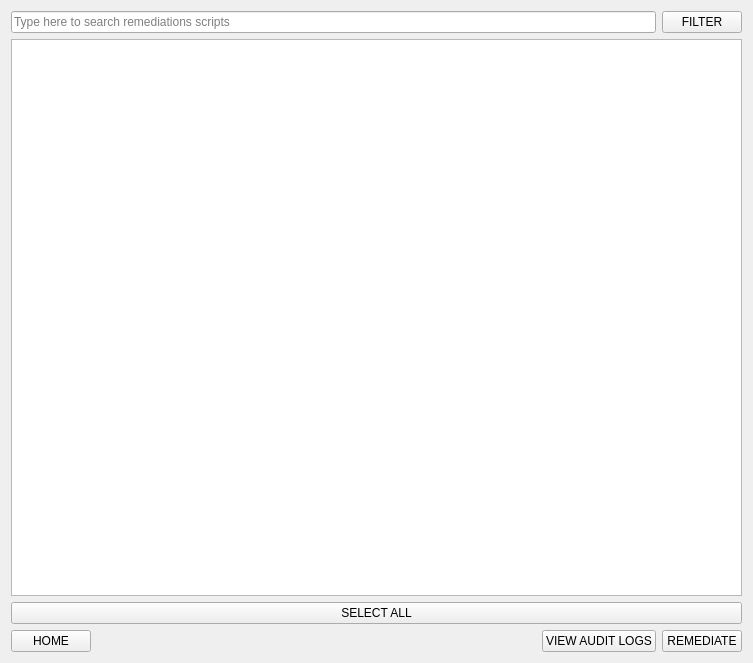
<?xml version="1.0" encoding="UTF-8"?>
<ui version="4.0">
 <class>remediation_select_page</class>
 <widget class="QWidget" name="remediation_select_page">
  <property name="geometry">
   <rect>
    <x>0</x>
    <y>0</y>
    <width>753</width>
    <height>663</height>
   </rect>
  </property>
  <property name="windowTitle">
   <string>Form</string>
  </property>
  <layout class="QVBoxLayout" name="verticalLayout">
   <item>
    <layout class="QHBoxLayout" name="bar_top">
     <item>
      <widget class="QLineEdit" name="search_bar">
       <property name="inputMask">
        <string/>
       </property>
       <property name="text">
        <string/>
       </property>
       <property name="frame">
        <bool>true</bool>
       </property>
       <property name="placeholderText">
        <string>Type here to search remediations scripts</string>
       </property>
      </widget>
     </item>
     <item>
      <widget class="QPushButton" name="filter_btn">
       <property name="text">
        <string>FILTER</string>
       </property>
       <property name="icon">
        <iconset theme="QIcon::ThemeIcon::ImageLoading"/>
       </property>
      </widget>
     </item>
    </layout>
   </item>
   <item>
    <widget class="QListWidget" name="remediation_select_display"/>
   </item>
   <item>
    <widget class="QPushButton" name="select_all_btn">
     <property name="text">
      <string>SELECT ALL</string>
     </property>
    </widget>
   </item>
   <item>
    <layout class="QHBoxLayout" name="bar_bottom">
     <item>
      <widget class="QPushButton" name="home_btn">
       <property name="text">
        <string>HOME</string>
       </property>
      </widget>
     </item>
     <item>
      <spacer name="horizontalSpacer">
       <property name="orientation">
        <enum>Qt::Orientation::Horizontal</enum>
       </property>
       <property name="sizeHint" stdset="0">
        <size>
         <width>40</width>
         <height>20</height>
        </size>
       </property>
      </spacer>
     </item>
     <item>
      <widget class="QPushButton" name="view_logs_btn">
       <property name="text">
        <string>VIEW AUDIT LOGS</string>
       </property>
      </widget>
     </item>
     <item>
      <widget class="QPushButton" name="remediate_btn">
       <property name="text">
        <string>REMEDIATE</string>
       </property>
      </widget>
     </item>
    </layout>
   </item>
  </layout>
 </widget>
 <resources/>
 <connections/>
</ui>
